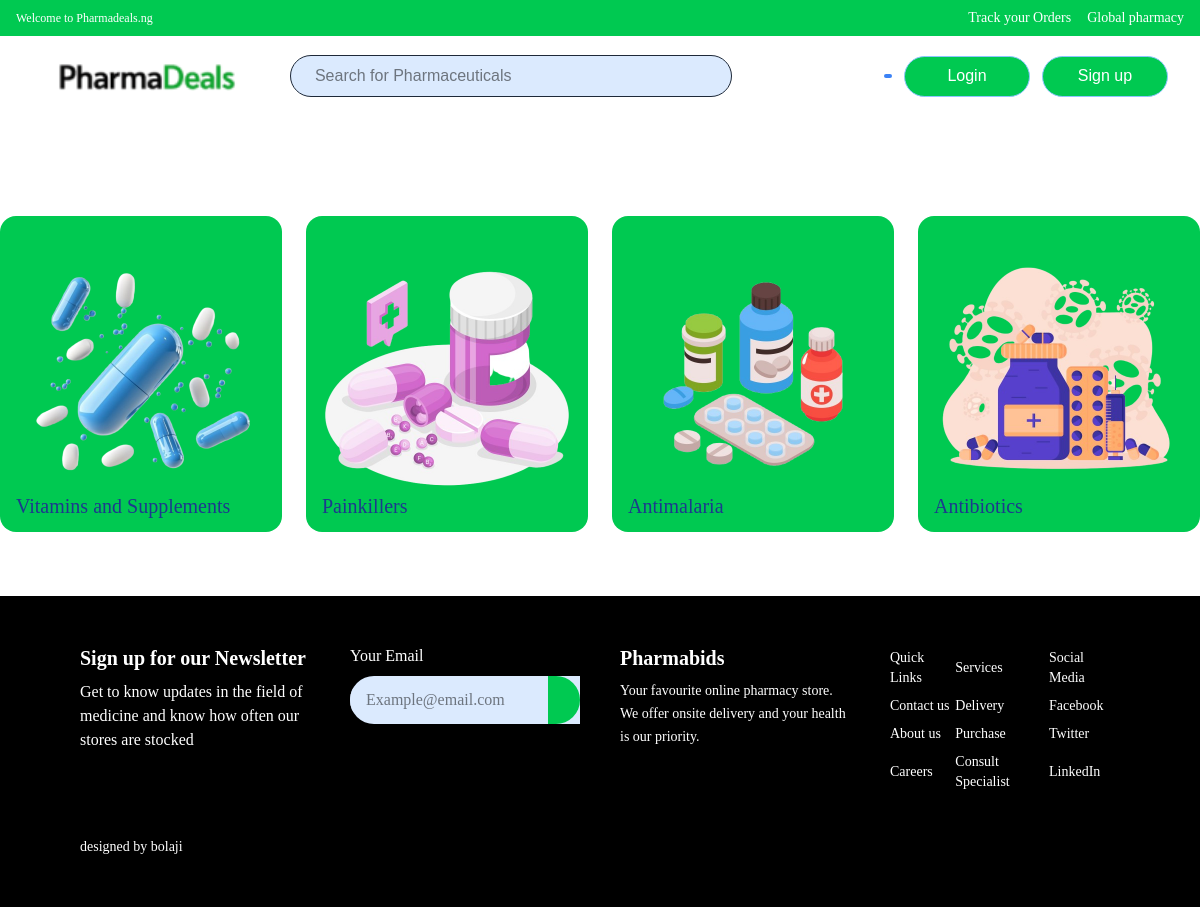
The page /categories on the database its author committed.
### pharma/models.py (models this page shows, shortened)
class Categories(models.Model):
    category = models.CharField(max_length =100)
    image = models.ImageField(upload_to='pharma/images/', validators=[FileExtensionValidator(['jpg', 'png'])])

### pharma/views.py (the view)
# urls.py: path('categories', views.category, name='category'),
def category(request):
    option = Categories.objects.all()
    return render(request, 'pharma/category.html', context={'categories':option})

### pharma/templates/pharma/category.html (shortened to what this page needs)
{% extends 'pharma/base2.html' %}
{% load static %}
{% load widget_tweaks %}
{% load heroicons %}
{% block content %}
 <div class="grid grid-cols-1 sm:grid-cols-2 lg:grid-cols-4 gap-6 lg:mt-[100px]">
    {% for catego in categories %}
     <a href="categories/{{catego.category}}/">
    <div class="relative bg-green-500 rounded-2xl overflow-hidden p-4 h-[316px]">
      <img src="{{ catego.image.url }}" class="w-full h-[284px] object-contain mx-auto" alt="{{ catego.category }}">
      <h6 class="absolute bottom-3 left-4 text-xl text-blue-900">{{ catego.category }}</h6>
    </div>
     </a>
    {% endfor %}
  </div>
{% endblock %}

### pharma/static/css/home.css (style rules this page uses)
body { background: white; font-family: "Arial", san-serif; }
* { box-sizing: border-box; }
body { margin: 0; }
a { text-decoration:none; }

### rows shown on the page
Categories: image (picture), category "Vitamins and Supplements"
Categories: image (picture), category "Painkillers"
Categories: image (picture), category "Antimalaria"
Categories: image (picture), category "Antibiotics"
